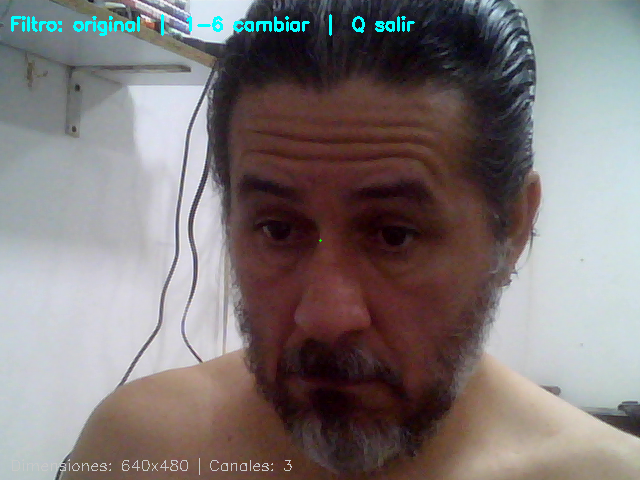
#> input picture proyecto1-webcam/saves/captura_20260323_221412.png, 640 x 480 px, given in place of the camera
$ python proyecto1_webcam.py
#> lines starting #> are read from the running program, lines starting #| are printed output that depends on the picture
import cv2
import numpy as np
from datetime import datetime
import os

# ── 1. Abrir cámara (índice 0 = primera cámara USB) ──────────────
cap = cv2.VideoCapture(0)

if not cap.isOpened():
    print("Error: no se pudo abrir la cámara")
    exit()

# ── 2. Selector de filtro activo ──────────────────────────────────
filtro_activo = "original"

# ── 3. Loop principal ─────────────────────────────────────────────
while True:
    # Leer un frame de la cámara
    ret, frame = cap.read()
#> frame is the input picture: shape (480, 640, 3); mean B, G, R 119, 119, 126.8

    if not ret:
        print("Error al leer frame")
        break

    # Reto C: Mostrar la imagen en espejo
    frame = cv2.flip(frame, 1)  # 1 = horizontal (espejo), 0 = vertical, -1 = ambos ejes
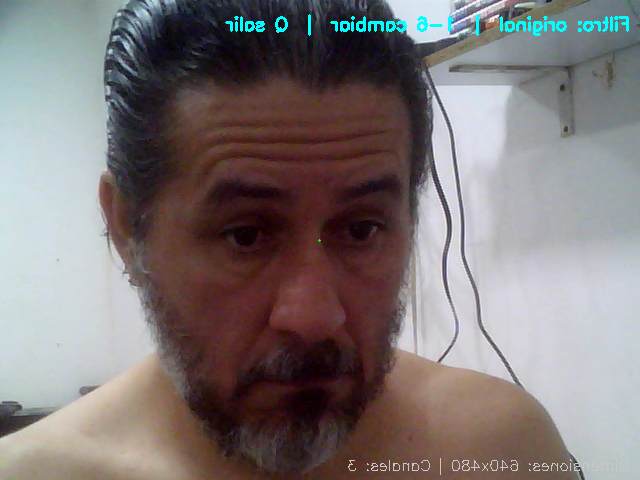
#> frame: shape (480, 640, 3); mean B, G, R 119, 119, 126.8

    # ── 4. Aplicar filtro según selección ─────────────────────────
    if filtro_activo == "gris":
        resultado = cv2.cvtColor(frame, cv2.COLOR_BGR2GRAY)

    elif filtro_activo == "blur":
        resultado = cv2.GaussianBlur(frame, (15, 15), 0)

    elif filtro_activo == "bordes":
        gris = cv2.cvtColor(frame, cv2.COLOR_BGR2GRAY)
        resultado = cv2.Canny(gris, 100, 200)

    elif filtro_activo == "sepia":
        kernel = np.array([[0.272, 0.534, 0.131],
                           [0.349, 0.686, 0.168],
                           [0.393, 0.769, 0.189]])
        resultado = cv2.transform(frame, kernel)
        resultado = np.clip(resultado, 0, 255).astype(np.uint8)

    elif filtro_activo == "invertido":
        resultado = cv2.bitwise_not(frame)

    # Reto E: Filtro "pixelado" (pixelate)
    # Agregar como nuevo elif en el bloque de filtros:
    elif filtro_activo == "pixelado":
        alto, ancho = frame.shape[:2]
        factor = 12  # tamaño de cada "pixel" (mayor = más cuadrados)

        # 1. Reducir a tamaño pequeño
        pequeño = cv2.resize(frame,
        (ancho // factor, alto // factor),
        interpolation=cv2.INTER_LINEAR)

        # 2. Escalar de vuelta al tamaño original
        resultado = cv2.resize(pequeño,
            (ancho, alto),
            interpolation=cv2.INTER_NEAREST)  # clave: sin interpolación

    else:  # "original"
        resultado = frame

    # ── 5. Mostrar información en pantalla ────────────────────────
    cv2.putText(
        resultado,
        f"Filtro: {filtro_activo}  |  1-7 cambiar  |  Q salir",
        (10, 30),
        cv2.FONT_HERSHEY_SIMPLEX,
        0.6,
        (255, 255, 0),
        2
    )

    # Reto B: Mostrar dimensiones de la imagen en pantalla
    alto, ancho, canales = frame.shape
#> alto = 480; ancho = 640; canales = 3
    info_text = f"Dimensiones: {ancho}x{alto} | Canales: {canales}"
#> info_text = 'Dimensiones: 640x480 | Canales: 3'
    cv2.putText(
        resultado, info_text,
        (10, alto - 10),
        cv2.FONT_HERSHEY_SIMPLEX,
        0.5, (200, 200, 200), 1
    )

    # Reto D: Dibujar un rectángulo en el centro de la imagen
    centro_x = frame.shape[1] // 2  # Obtiene el ancho de la imagen y lo divide por 2
#> centro_x = 320
    centro_y = frame.shape[0] // 2  # Obtiene el alto de la imagen y lo divide por 2
#> centro_y = 240
    # offset de 50 para un cuadrado de 100x100 centrado real
    cv2.rectangle(resultado, (centro_x - 50, centro_y - 50), (centro_x + 50, centro_y + 50), (0, 255, 0), 2)
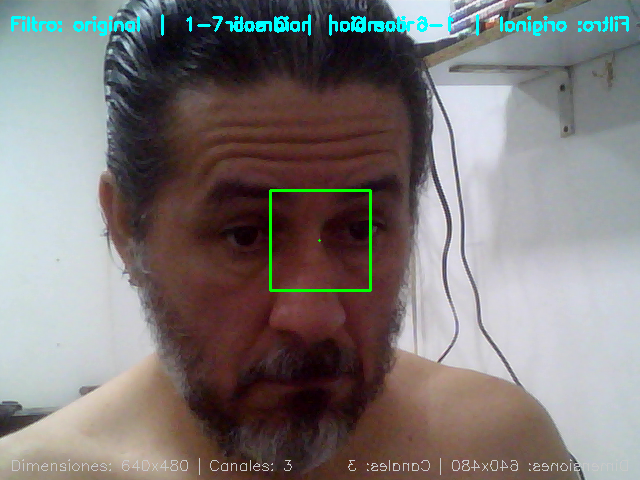
#> resultado: shape (480, 640, 3); mean B, G, R 119.9, 120.8, 126.1

    # ── 6. Mostrar ventana ────────────────────────────────────────
    cv2.imshow("Proyecto 1 - Webcam", resultado)

    # ── 7. Capturar teclado ───────────────────────────────────────
    tecla = cv2.waitKey(1) & 0xFF
#> (key q is pressed here)

    if   tecla == ord('q'): break
    elif tecla in (ord('1'), 177):  filtro_activo = "original"
    elif tecla in (ord('2'), 178):  filtro_activo = "gris"
    elif tecla in (ord('3'), 179):  filtro_activo = "blur"
    elif tecla in (ord('4'), 180):  filtro_activo = "bordes"
    elif tecla in (ord('5'), 181):  filtro_activo = "sepia"
    elif tecla in (ord('6'), 182):  filtro_activo = "invertido"
    elif tecla in (ord('7'), 183):  filtro_activo = "pixelado"

    # Reto A: Guardar imagen
    elif tecla == ord('s'):
        os.makedirs("proyecto1-webcam/saves", exist_ok=True)
        nombre = f"proyecto1-webcam/saves/captura_{datetime.now():%Y%m%d_%H%M%S}.png"
        cv2.imwrite(nombre, resultado)
        print(f"Guardada: {nombre}")

# ── 8. Liberar recursos ───────────────────────────────────────────
cap.release()
cv2.destroyAllWindows()

$ run again, on proyecto1-webcam/saves/captura_20260323_221426.png
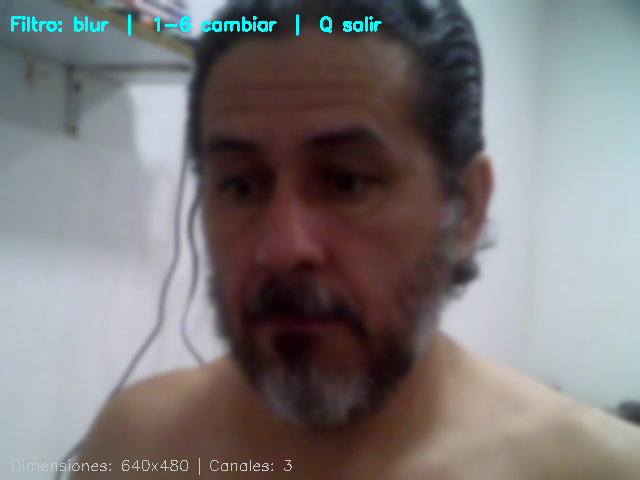
#> input picture proyecto1-webcam/saves/captura_20260323_221426.png, 640 x 480 px, given in place of the camera
#> frame is the input picture: shape (480, 640, 3); mean B, G, R 120.6, 120.1, 124
#> `frame = cv2.flip(frame, 1)`:
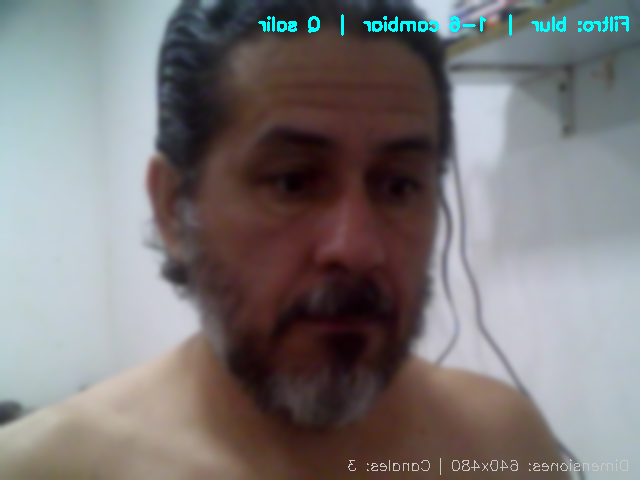
#> frame: shape (480, 640, 3); mean B, G, R 120.6, 120.1, 124
#> `cv2.rectangle(resultado, (centro_x - 50, centro_y - 50), (centro_x + 5..`:
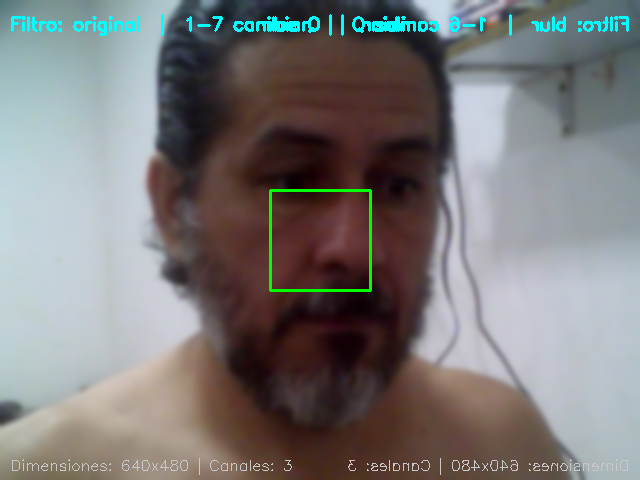
#> resultado: shape (480, 640, 3); mean B, G, R 121.4, 121.9, 123.3

$ run again, on proyecto1-webcam/saves/captura_20260323_221429.png
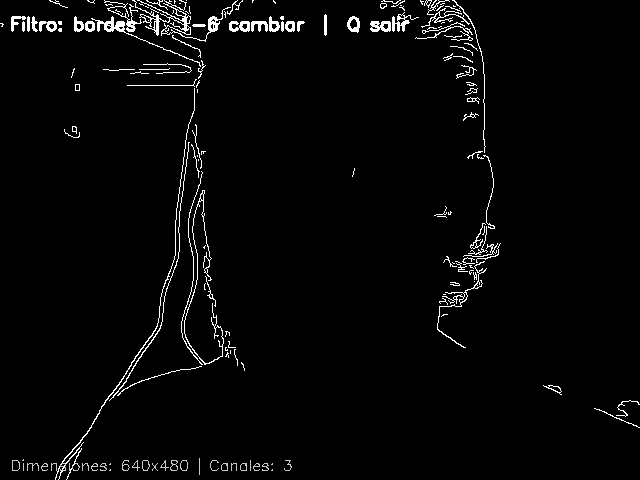
#> input picture proyecto1-webcam/saves/captura_20260323_221429.png, 640 x 480 px, given in place of the camera
#> frame is the input picture: shape (480, 640, 3); min 0, max 255, mean 6.7
#> `frame = cv2.flip(frame, 1)`:
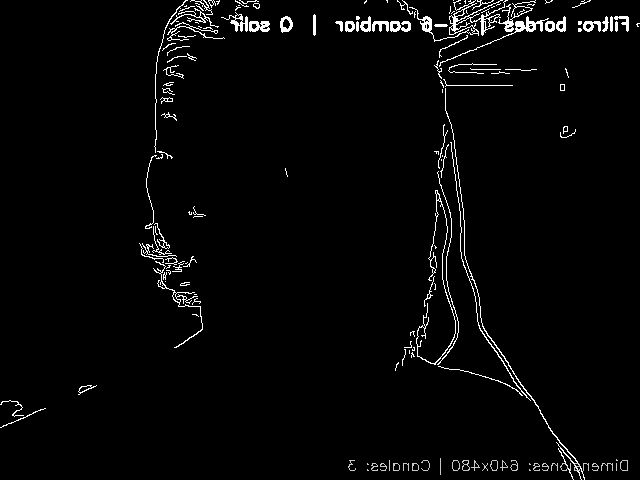
#> frame: shape (480, 640, 3); min 0, max 255, mean 6.7
#> `cv2.rectangle(resultado, (centro_x - 50, centro_y - 50), (centro_x + 5..`:
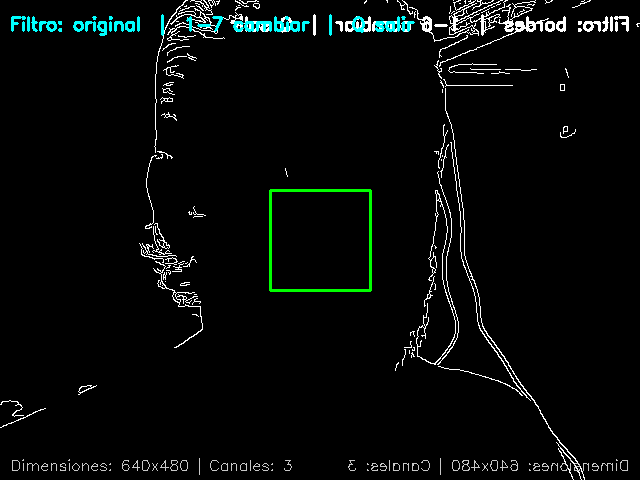
#> resultado: shape (480, 640, 3); mean B, G, R 8.4, 9.4, 6.7
